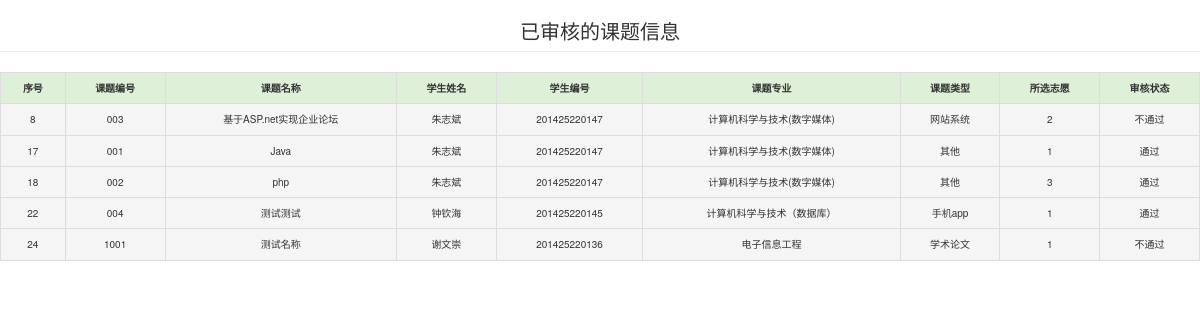
The app's page /endTopic_teacher.php (signed in) with its own data.
### tables this page shows
CREATE TABLE `topics_stu` (
  `id` int(255) NOT NULL AUTO_INCREMENT,
  `username` varchar(15) NOT NULL,
  `name` varchar(10) NOT NULL,
  `major` varchar(20) NOT NULL,
  `topic_id` varchar(15) NOT NULL,
  `topic_name` varchar(15) NOT NULL,
  `teacher_id` varchar(15) NOT NULL,
  `teacher_name` varchar(15) NOT NULL,
  `class` varchar(50) NOT NULL,
  `topic_type` varchar(5) NOT NULL,
  `will` int(5) NOT NULL,
  `content` text NOT NULL,
  `status` varchar(10) NOT NULL DEFAULT '审核中',
  `index` int(10) NOT NULL DEFAULT '0',
  PRIMARY KEY (`id`),
  UNIQUE KEY `uid_will` (`username`,`will`) USING BTREE
);

### endTopic_teacher.php (the view, shortened to what this page needs)
<html>
<head>
 <link href="css/page.css" type="text/css" rel="stylesheet" />
<link rel="stylesheet" href="bootstrap-3.3.7-dist/css/bootstrap.min.css">
  <thnk rel="stylesheet" type="text/css" href="http://www.sucaihuo.com/jquery/css/common.css" />
</head>
<body>
<h2 class="page-header" style="font-size:20px;text-align:center">已审核的课题信息</h2>
<table class="table table-hover table-bordered">
<tr class="success mx-0">
 <th>序号</th>
 <th>课题编号</th>
 <th>课题名称</th>
 <th>学生姓名</th>
 <th>学生编号</th>
 <th>课题专业</th>
 <th>课题类型</th>
 <th>所选志愿</th>
 <th>审核状态</th>
</tr>
<?php
   require 'conn.php';
   $username=$_SESSION['username'];
    $showrow = 13;
    $curpage = empty($_GET['page']) ? 1 : $_GET['page'];
    $sql = "select id,topic_id,topic_name,name,username,class,topic_type,will,status from topics_stu where teacher_id='$username'";
    $sql .= " LIMIT " . ($curpage - 1) * $showrow . ",$showrow;";
    $query = mysqli_query($conn, $sql);
while ($row=mysqli_fetch_assoc($query)) {
	echo '<tr class="active">';
	foreach ($row as $col) {
		echo '<td>'.$col.'</td>';
	}
	echo '</tr>';
}
?>
</table>
</body>
</html>

### css/page.css (style rules this page uses)
h2 { text-align: center; }
table { float: left; background-color: #7fbdf0; line-height: 25px; font-size:10px; width:100%; }
th { background-color: #fff2fb; text-align: center; }
td { background-color: #fff2fb;text-align: center; }

### endTopic_teacher.php (style rules this page uses)
th { text-align: center; }

### records on screen
topics_stu: id "8", topic "003", topic_name "基于ASP.net实现企业论坛", name "朱志斌", username "201425220147", class "计算机科学与技术(数字媒体)", topic_type "网站系统", will "2", status "不通过"
topics_stu: id "17", topic "001", topic_name "Java", name "朱志斌", username "201425220147", class "计算机科学与技术(数字媒体)", topic_type "其他", will "1", status "通过"
topics_stu: id "18", topic "002", topic_name "php", name "朱志斌", username "201425220147", class "计算机科学与技术(数字媒体)", topic_type "其他", will "3", status "通过"
topics_stu: id "22", topic "004", topic_name "测试测试", name "钟钦海", username "201425220145", class "计算机科学与技术（数据库）", topic_type "手机app", will "1", status "通过"
topics_stu: id "24", topic "1001", topic_name "测试名称", name "谢文崇", username "201425220136", class "电子信息工程", topic_type "学术论文", will "1", status "不通过"
